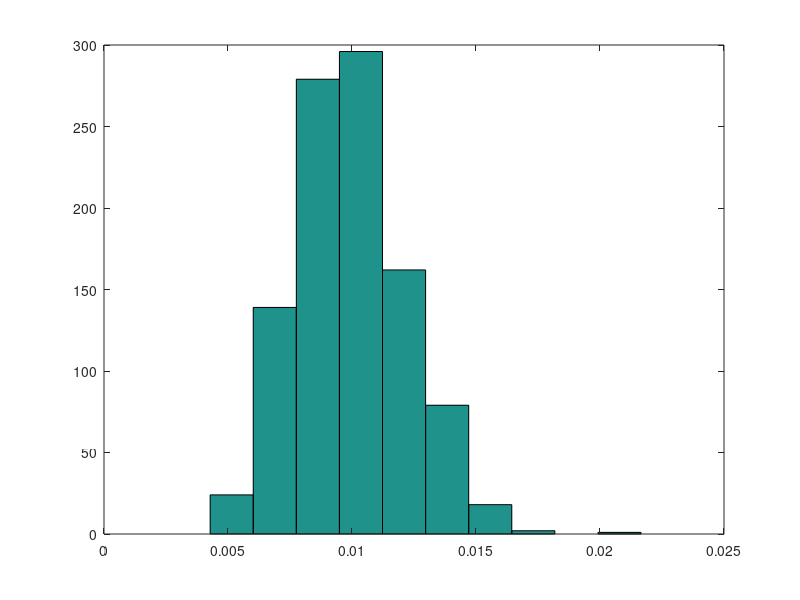

This figure's MATLAB source:
% n fixat
N = 1000;
for n = 1:20
    clf
    for i = 1:N
        virusi_pe_n_zile = exprnd(0.01, 1, n);
        media_n_zile(i) = mean(virusi_pe_n_zile);
    end
    hist(media_n_zile);
    pause();
    % vom apasa o tasta pt a trece la urmatoarea hist
end
